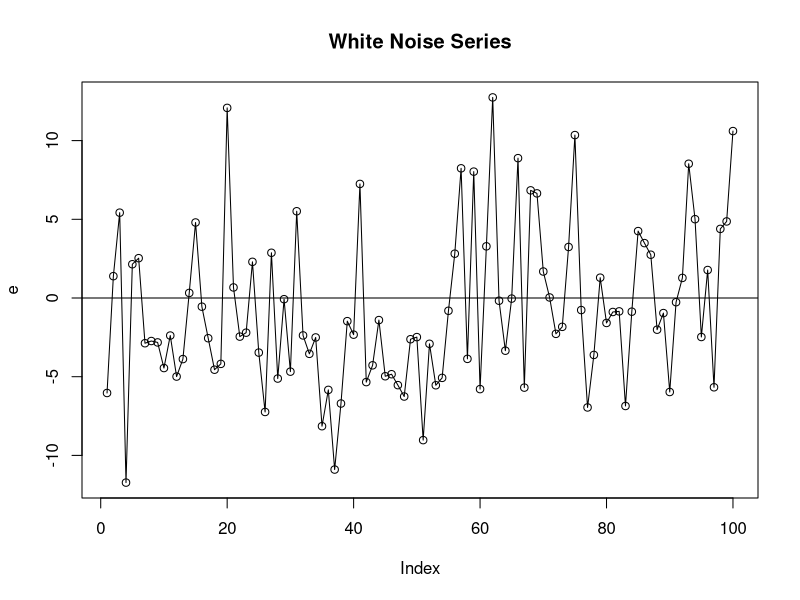
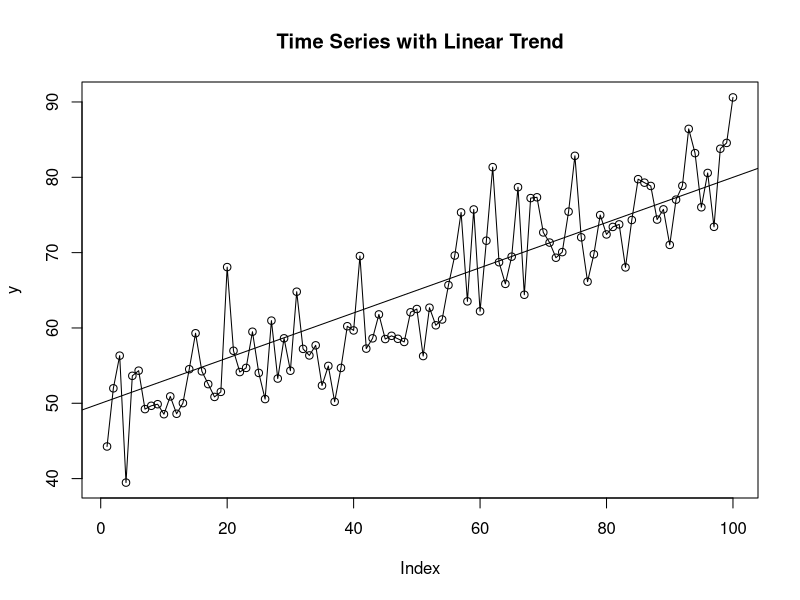
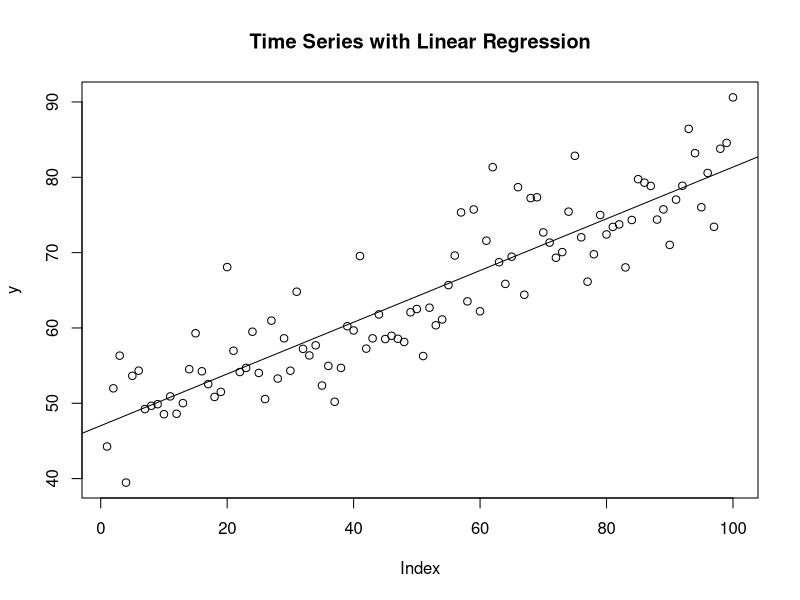
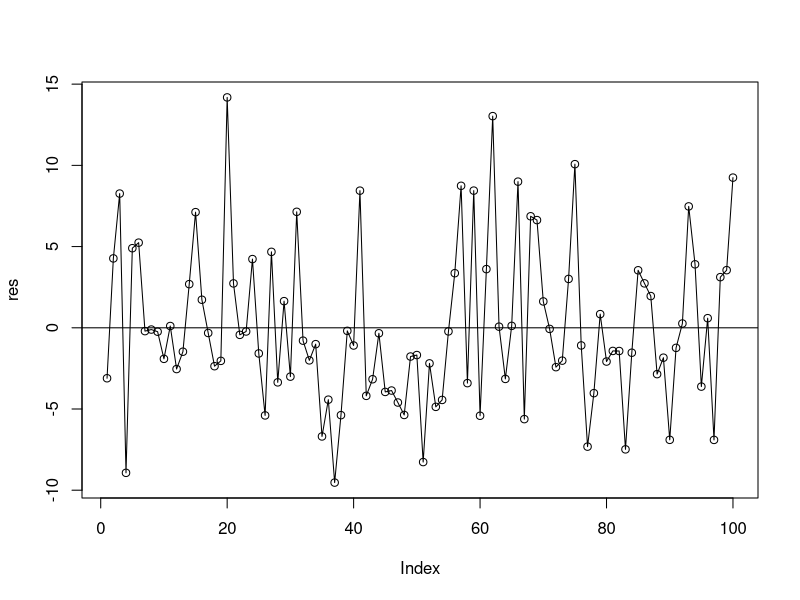

Here is the R script that generated these plots, in order:
## Simulate Times Series with a linear trend
##
## Create the time index from 1 to 100
## Create the linear trend
##
## Randomly Generate the White Noise Terms
## using Normal with mean 0 and standard deviation 5
##
## Combine the linear trend and white noise terms into Y
##
# Setting seed ensures reproducibility
set.seed(1234)
# set time length
t=1:100
# create trend with mu
mu=50+.3*t
# Randomly generate and simulate white noise > obs, mean, std
e=rnorm(100, 0, 5)
# Trend line guess
y = mu + e
plot(e, type='o', main = "White Noise Series")
abline(0,0)
plot(y, type='o', main = "Time Series with Linear Trend")
abline(50, .3)
##
##Fit a Linear Regression Model to Y
##
# linear model, dependent y regressed on independent t
model=lm(y ~ t)
summary(model)
plot(y, type='p', main = "Time Series with Linear Regression")
abline(model$coeff[1], model$coeff[2])
##Diagnostics
##
# Residuals are distance from y-obs to y-hat, which is fitted linear model line
res=residuals(model)
# Standard residuals
stres=rstandard(model)
# Deleted residuals
delres=rstudent(model)
plot(res, type='o')
abline(0,0)
##

